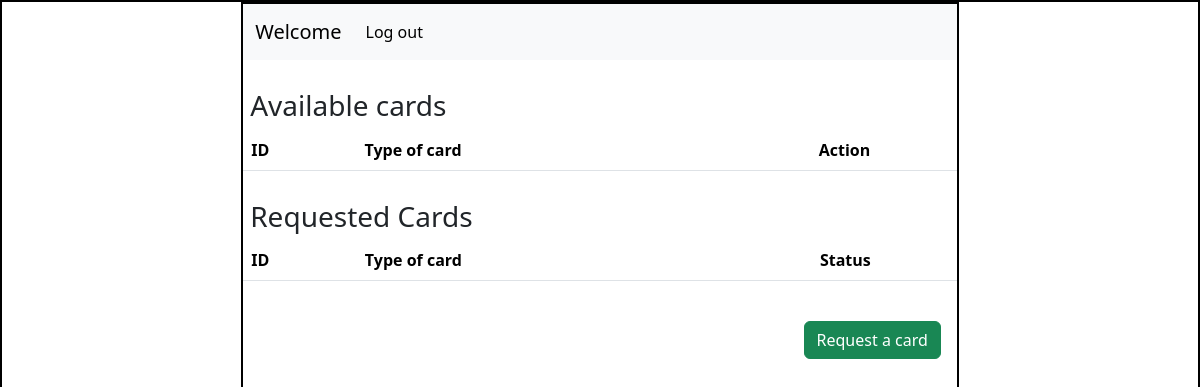
The page /home/9 on the database as committed earlier.
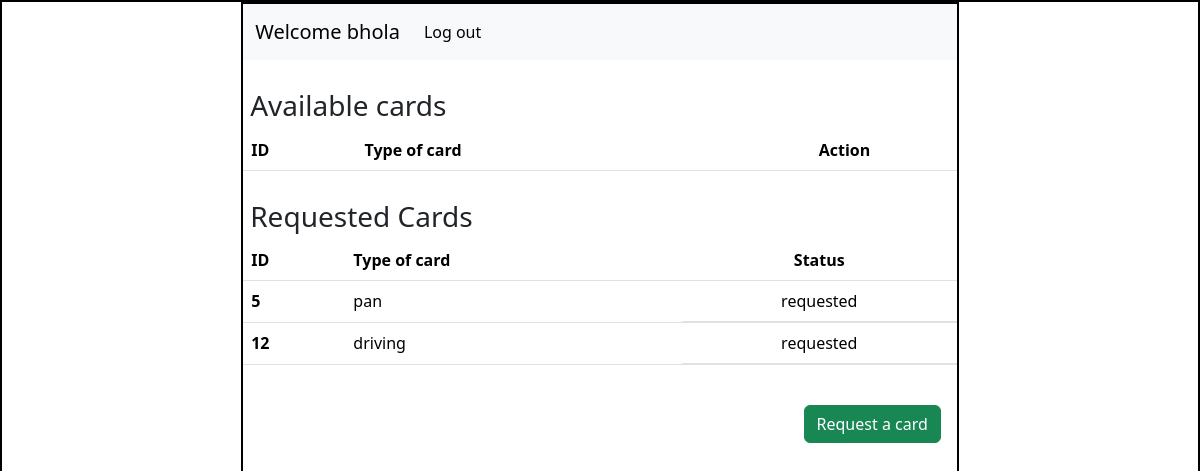
The same page on the database as committed later.
### Application/models.py (models this page shows)
class User(db.Model):
    id=db.Column(db.Integer(),primary_key=True)
    username=db.Column(db.String(),nullable=False,unique=True)
    email=db.Column(db.String(),nullable=False,unique=True)
    password=db.Column(db.String(),nullable=False)
    type=db.Column(db.String(),default='general')
    details=db.relationship('Info',backref='creator')

class Info(db.Model):
    id=db.Column(db.Integer(),primary_key=True)
    attribute_name=db.Column(db.String(),nullable=False)
    attribute_value=db.Column(db.String(),nullable=False)
    card_name=db.Column(db.String(),nullable=False)
    user_id=db.Column(db.Integer(),db.ForeignKey('user.id'),nullable=False)

### Application/controllers.py (the view)
@app.route('/home/<int:user_id>')
def user_dashboard(user_id):
    this_user=User.query.filter_by(id=user_id).first()
    return render_template('user_dashboard.html',this_user=this_user)

### templates/user_dashboard.html (shortened to what this page needs)
<!DOCTYPE html>
<html lang="en">
  <head>
    <link
      href="https://cdn.jsdelivr.net/npm/bootstrap@5.3.3/dist/css/bootstrap.min.css"
      rel="stylesheet"
    />
    <link rel="stylesheet" href="/static/style.css"/>
  </head>
  <body>
    <div id="main">
      <div id="canvas">
        <nav class="navbar navbar-expand-lg bg-body-tertiary">
            <div class="container-fluid">
              <a class="navbar-brand" href="#">Welcome {{this_user.username}}</a>
              <div class="collapse navbar-collapse" id="navbarSupportedContent">
                <ul class="navbar-nav me-auto mb-2 mb-lg-0">
                  <li class="nav-item">
                    <a class="nav-link active" aria-current="page" href="/login">Log out</a>
                  </li>
              </div>
            </div>
          </nav>
          <div id="content">
            <h3 class="headings">Available cards</h3>
            <div class="table">
            <table class="table">
                <thead>
                  <tr>
                    <th scope="col">ID</th>
                    <th scope="col">Type of card</th>
                    <th scope="col" class="text-center">Action</th>
                  </tr>
                </thead>
              </table>
              </div>
              <h3 class="headings">Requested Cards </h3>
            <div class="table">
            <table class="table">
                <thead>
                  <tr>
                    <th scope="col">ID</th>
                    <th scope="col">Type of card</th>
                    <th scope="col" class="text-center">Status</th>
                  </tr>
                </thead>
                <tbody>
                  {% for info in this_user.details %}
                    {% if info.attribute_name=='Status' %}
                      <tr>
                        <th scope="row">{{loop.index}}</th>
                        <td>{{info.card_name}}</td>
                        <td class="d-flex justify-content-center">{{info.attribute_value}}</td>
                      </tr>
                    {% endif %}
                  {% endfor %}
                </tbody>
              </table>
            </div>
            <div class="text-end">
                <a href="/request_card/{{this_user.id}}" type="button" class="btn btn-success mx-3 my-4">Request a card</a>
            </div>
          </div>
      </div>
    </div>
  </body>
</html>

### static/style.css (style rules this page uses)
* { margin: 0px; }
#main,#canvas { border: 2px solid black; }
#canvas { width: 60%; margin: auto; height: 800px; }
.headings { margin: 3px; padding: 4px; margin-top: 25px; }

Rows that differ between the two databases and show on the page:
added User: username "bhola"
added Info: card_name "pan", attribute_value "requested"
added Info: card_name "driving", attribute_value "requested"
